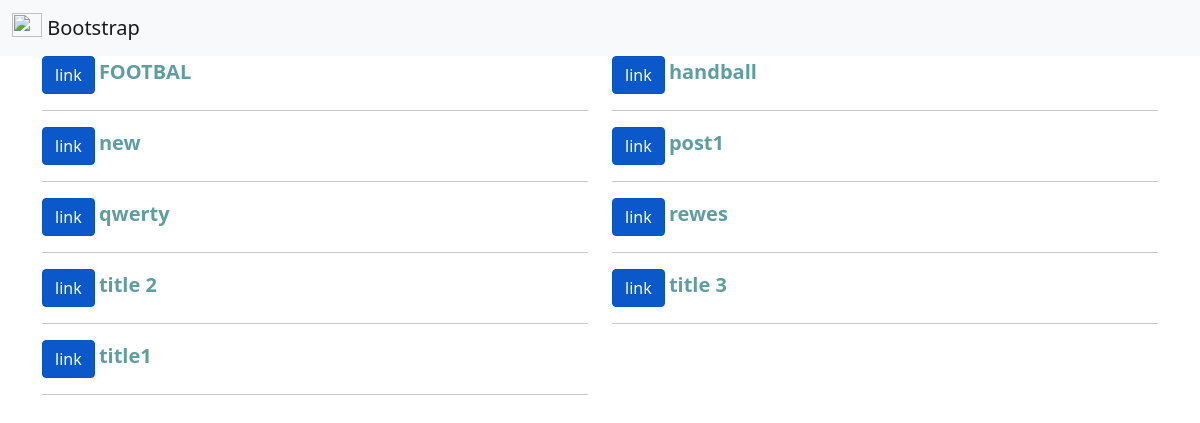
The page /articles/ on the database as committed earlier.
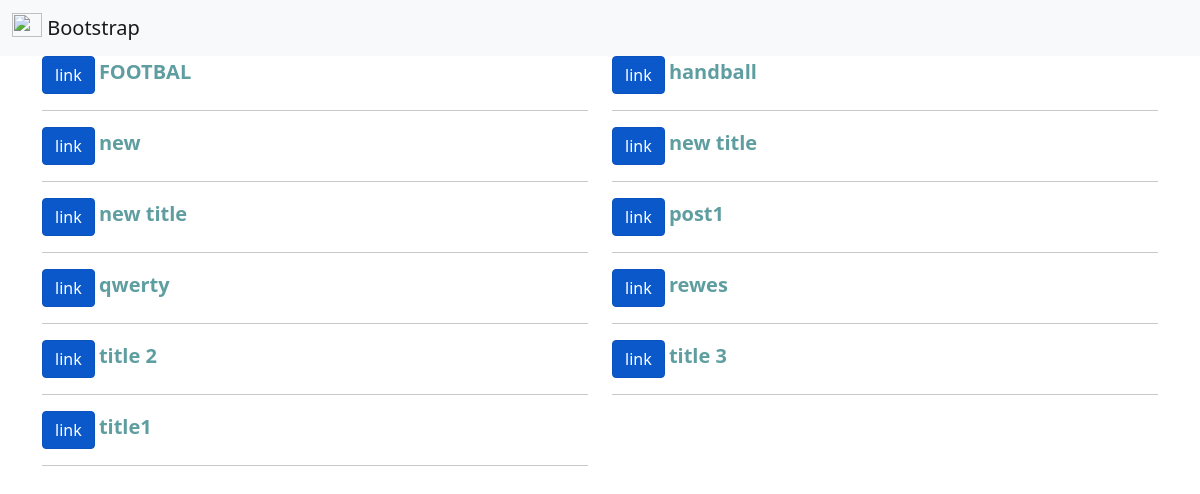
The same page on the database as committed later.
### home/models.py (models this page shows, shortened)
class Article(models.Model):
    title = models.CharField(max_length=50)
    content = models. TextField()
    author = models.ForeignKey(User, on_delete=models.SET_NULL, null=True, blank=True)

### home/views.py (the view)
# urls.py: path('articles/', views.ArticleListView.as_view(), name="articles"),
class ArticleListView(ListView):
    model = Article
    template_name = "article.html"
    ordering = "title"
    context_object_name = "articles"

### templates/article.html (shortened to what this page needs)
{% load static %}
<!DOCTYPE html>
<html lang="en">
<head>
</head>
<link rel="stylesheet" href="{% static 'main.css' %}">
<body>
    <nav class="navbar navbar-light bg-light">
        <div class="container-fluid">
            <a class="navbar-brand" href="#">
                <img src="https://getbootstrap.com/docs/5.0/assets/brand/bootstrap-logo.svg" alt="" width="30" height="24" class="d-inline-block align-top">
                Bootstrap
            </a>
        </div>
    </nav>
    <div class="container">
        <div class="row">
            {% for article in articles %}
                <div class="col-6">
                    <a type="button" class="btn btn-primary active" data-bs-toggle="button" autocomplete="off" aria-pressed="true" href="{{ article.pk }}">
                        link
                    </a>
                    <b>{{ article.title }}</b> <br>
                    <hr>
                </div>
            {% endfor %}
        </div>
    </div>
</body>
<link href="https://cdn.jsdelivr.net/npm/bootstrap@5.0.0-beta1/dist/css/bootstrap.min.css" rel="stylesheet">
</html>

### static/main.css (style rules this page uses)
b { color: cadetblue; font-size: 20px; }
a { color: white; }

Rows that differ between the two databases and show on the page:
added Article: title "new title"
added Article: title "new title"
